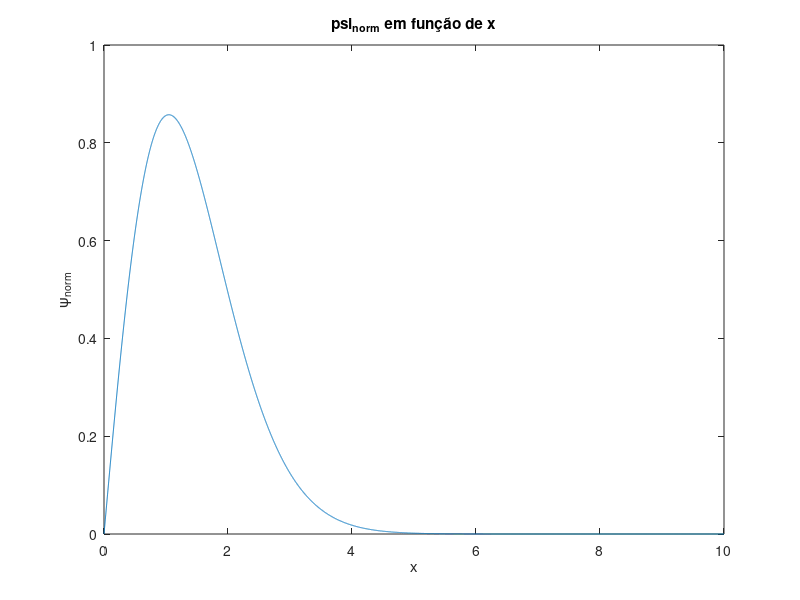

Source code (MATLAB):
% Fábio Caldas, 80248, P4
% Inês Leite, 98490, P4


clc; clear; close all;

% Inicialização de variáveis
xmax = 10;
h = 0.001;
x = 0:h:xmax;
N = length(x);

psi0 = 0;
fPsi0 = -h;

Nmax = 500; TOL = 1e-9;
B = 0;
E(1) = 1.8; E(2) = 1.7;

% Runge-Kutta 4ª Ordem; func Anónimas
f_fPSI = @(VV,PSI,EE) 2*PSI*(VV-EE);
f_PSI = @(fPSI) fPSI;

%ciclo iterativo para shooting
tic
for is = 1:Nmax

    psi = zeros(1,N); psi(end) = psi0;
    fPsi = zeros(1,N); fPsi(end) = fPsi0;
    V = x;

    % Runge-Kutta 4ª Ordem
    for k = N-1:-1:1

        r1fPSI = f_fPSI(V(k+1),psi(k+1),E(is));
        r1PSI = f_PSI(fPsi(k+1));
        
        r2fPSI = f_fPSI(V(k+1)+1/2*h,psi(k+1)+1/2*r1PSI*h,E(is));
        r2PSI = f_PSI(fPsi(k+1)+1/2*r1fPSI*h);
        
        r3fPSI = f_fPSI(V(k+1)+1/2*h,psi(k+1)+1/2*r2PSI*h,E(is));
        r3PSI = f_PSI(fPsi(k+1)+1/2*r2fPSI*h);
        
        r4fPSI = f_fPSI(V(k+1)+h,psi(k+1)+r3PSI*h,E(is));
        r4PSI = f_PSI(fPsi(k+1)+r3fPSI*h);
    
        fPsi(k) = fPsi(k+1)-(1/6*r1fPSI+1/3*r2fPSI+1/3*r3fPSI+1/6*r4fPSI)*h;
        psi(k) = psi(k+1)-(1/6*r1PSI+1/3*r2PSI+1/3*r3PSI+1/6*r4PSI)*h;
    end
    %
    
    PF(is) = psi(1);
    
    
    if is>1
       %shooting 
        declive = (PF(is)-PF(is-1))/(E(is)-E(is-1));
        
        if declive == 0
            break
        end
        
        E(is+1) = E(is) + (B-PF(is))/declive;
        
        if(abs(E(is)-E(is+1)) <= TOL)
            break
        end
        %
        
    end
end
tempo = toc

fprintf('E1 = %f \n', E(end)) %Energia no estado fundamental

% Normalização
Cnorma = sqrt(trapz(x,psi.^2));
PSI_normal= psi/Cnorma;

% Gráficos
plot(x,(PSI_normal))
xlabel('x');ylabel('\psi_{norm}')
title("\psi_{norm} em função de x")
